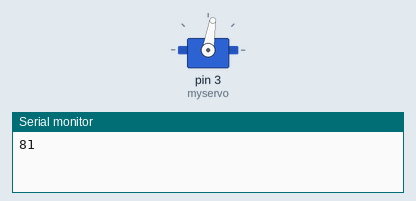
Recording of a sketch running on a simulated Arduino Uno, built with avr-gcc and run on an emulated ATmega328P. Shown: servo, the last lines printed to the serial monitor.

Above: at 0.1 s.
At 9.6 s:
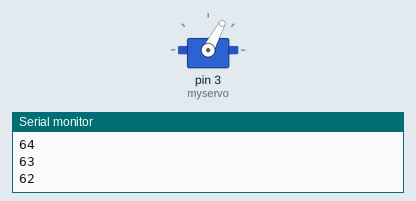
At 19.6 s:
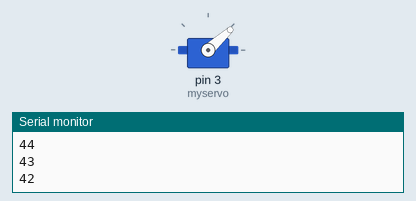
At 39.1 s:
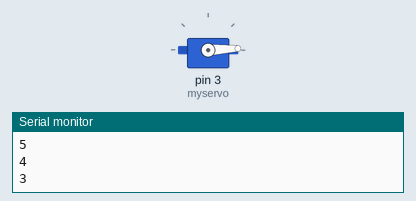
Timing chart, 0 to 40.0 s (numbered marks = the images above):
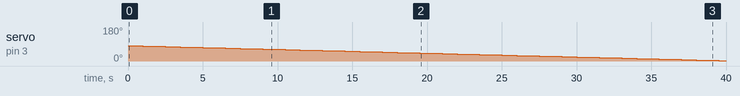

Measured:
- by itself, servo on pin 3 (myservo): moves from 81° to 2° over 39.0 s

The sketch:

calibracion_ruedas.ino
```cpp
#include <Servo.h>

Servo myservo;  // create servo object to control a servo
                // a maximum of eight servo objects can be created

int pos = 0;    // variable to store the servo position

void setup()
{
  myservo.attach(3);  // attaches the servo on pin 9 to the servo object
  Serial.begin(115200);
}


void loop()
{
  /*for(pos = 81; pos <= 180; pos += 1)  // goes from 0 degrees to 180 degrees
  {                                  // in steps of 1 degree
    myservo.write(pos);              // tell servo to go to position in variable 'pos'
    //delay(15);                       // waits 15ms for the servo to reach the position
    Serial.println(pos);
    delay(500);
  }*/
  for(pos = 81; pos>=1; pos-=1)     // goes from 180 degrees to 0 degrees
  {
    myservo.write(pos);              // tell servo to go to position in variable 'pos'
    //delay(500);                       // waits 15ms for the servo to reach the position
    Serial.println(pos);
    delay(500);

  }
}
```
